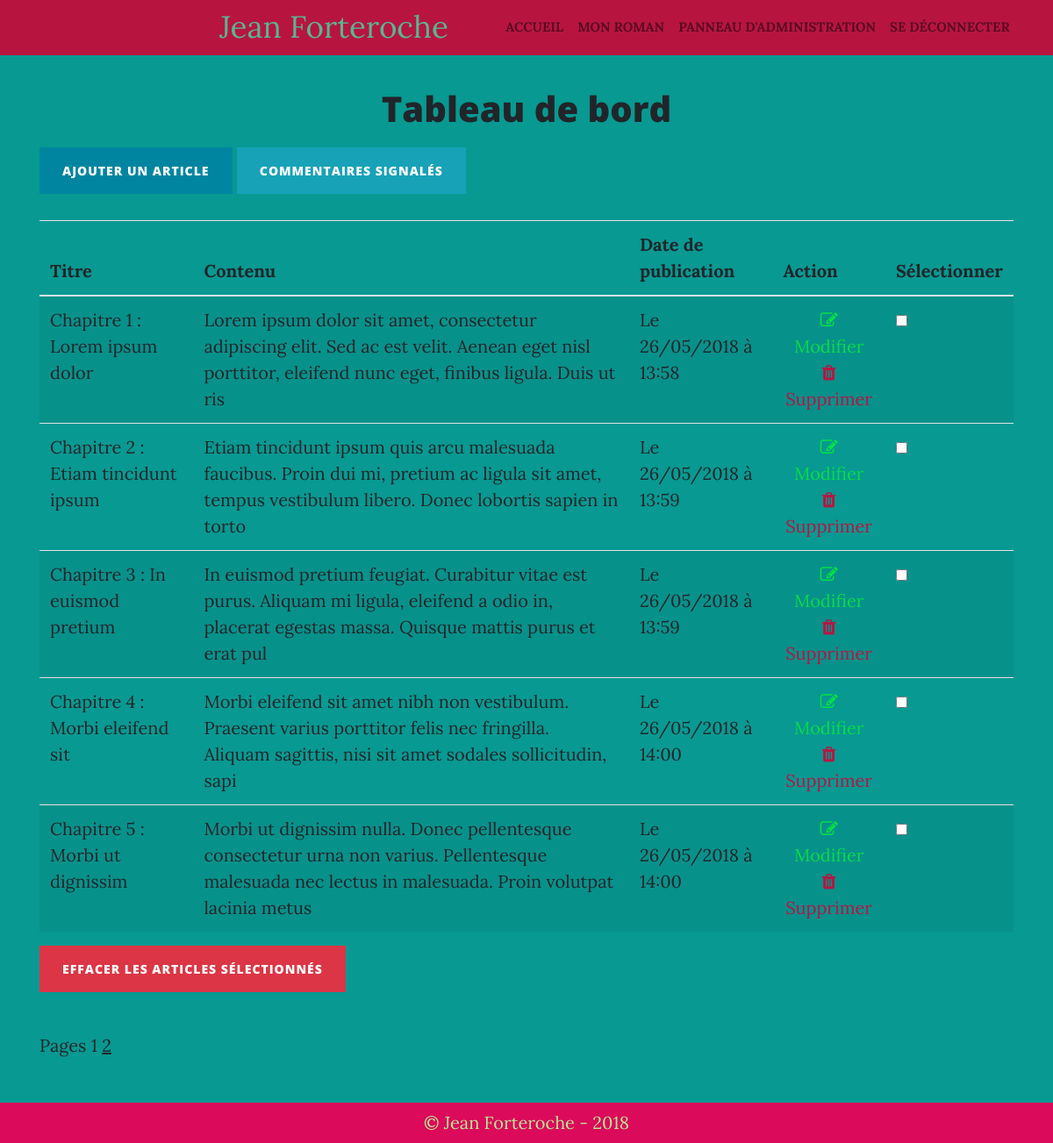
/index.php?access=admin&interface=dashboard (signed in), run on the app's committed database.
### tables this page shows
CREATE TABLE `posts` (
  `id` int(11) NOT NULL,
  `title` text NOT NULL,
  `content` text NOT NULL,
  `creation_date` datetime NOT NULL
);

### App/Models/PostManager.php (called while the page is built, shortened)
<?php
class PostManager extends Manager
{
	public function getNumberOfPosts()
	{
		$db = $this->dbConnect();
		$query = $db->query('SELECT * FROM posts');
		$numberOfPosts = $query->rowCount();
		return $numberOfPosts;
	}
	public function getPostsPreviews($depart, $postsPerPage)
	{
		$db = $this->dbConnect();
		$query = $db->prepare('SELECT id, LEFT(content, 150) as excerpt, DATE_FORMAT(creation_date, \'%d/%m/%Y à %H:%i\') as creation_date, title as title FROM posts LIMIT :depart, :postsPerPage');
		$query->bindValue(':depart', $depart, PDO::PARAM_INT);
		$query->bindValue(':postsPerPage', $postsPerPage, PDO::PARAM_INT);
		$query->execute();
		return $query;
	}
}

### App/Views/backend/adminListPostsView.php (the view, shortened to what this page needs)
	<div id="dashboard" class="container">
		<div class="row">
			<div class="col-12">
				<h1 class="text-center">Tableau de bord</h1>
				<div class="button-bord">
					<a href="index.php?access=admin&interface=createNewArticle" class="btn btn-primary">Ajouter un article</a>
					<a href="index.php?access=admin&interface=reported_comments" class="btn btn-info">Commentaires signalés</a><br>
                </div>
				<div class="table-responsive">
					<table class="table table-striped custab">
						<thead>
							<tr>
								<th scope="col">Titre</th>
								<th scope="col">Contenu</th>
								<th scope="col">Date de publication</th>
								<th scope="col">Action</th>
								<th scope="col">Sélectionner</th>
							</tr>
						</thead>
						<tbody>
							<form method="POST" action="index.php?access=admin&interface=delete_post">
							<?php
							while($post = $posts->fetch())
							{
								?>
								<tr class="tableline">
									<td scope="row"><a class="title-table-dashboard" href="index.php?action=post&id=<?=$post['id']?>"><?= strip_tags($post['title']); ?></a></td>
									<td scope="row"><?= strip_tags($post['excerpt']); ?></td>
									<td scope="row">Le <?= $post['creation_date']; ?></td>
									<td class="text-center"><a class="editgreenlink" href="index.php?access=admin&interface=edit&id=<?= $post['id'] ?>"><i class="fa fa-pencil-square-o" aria-hidden="true"></i> Modifier</a><br><a class="deletelink"href="index.php?access=admin&interface=delete&id=<?= $post['id'] ?>"><i class="fa fa-trash " aria-hidden="true"></i> Supprimer</a></td>
									<td scope="row"><input type="checkbox" name="checked_post_id[]" value="<?= $post['id']; ?>"></td>
								</tr>
								<?php
							}
							?>
						<br/>
						</tbody>
					</table>
								<input type="submit" value="Effacer les articles sélectionnés" class="btn btn-danger mb-3">
					<p>Pages
						<?php
						for ($i=1; $i < $nombreDePages; $i++) {
							if($i == $pageCourante)
							{
								echo $i;
							}
							else
							{
								?>
							<a href="index.php?access=admin&interface=dashboard&page=<?= $i ?>"><?= $i ?></a>
							<?php
							}
						}
						?>
					</p>
				</div>
			</div>
		</div>
	</div>
	<?php
	require('templateAdmin.php');
?>

### public/css/styles.css (style rules this page uses)
body { font-size: 20px; color: #212529; font-family: 'Lora', 'Times New Roman', serif; background-color: #079992; }
p { line-height: 1.5; margin: 30px 0; }
p a { text-decoration: underline; }
h1, h2, h3, h4, h5, h6 { font-weight: 800; font-family: 'Open Sans', 'Helvetica Neue', Helvetica, Arial, sans-serif; }
.button-bord { margin-top: 20px; }
.editgreenlink { color: #05dd47; }
.deletelink { color: #b71540; }
i.fa.fa-pencil-square-o { color: #00E640; }
i.fa.fa-trash { color: #b71540; }
a { color: #212529; -webkit-transition: all 0.2s; -moz-transition: all 0.2s; transition: all 0.2s; }
.btn { font-size: 14px; font-weight: 800; padding: 15px 25px; letter-spacing: 1px; text-transform: uppercase; border-radius: 0; font-family: 'Open Sans', 'Helvetica Neue', Helvetica, Arial, sans-serif; }
.btn-primary { background-color: #0085A1; border-color: #0085A1; }
.title-table-dashboard { text-decoration: none; }

### data on the page
posts: title "Chapitre 1 : Lorem ipsum dolor", excerpt "Lorem ipsum dolor sit amet, consectetur adipiscing elit. Sed ac est velit. Aenean eget nisl porttitor, eleifend nunc eget, finibus ligula. Duis ut ris", creation_date "26/05/2018 à 13:58"
posts: title "Chapitre 2 : Etiam tincidunt ipsum", excerpt "Etiam tincidunt ipsum quis arcu malesuada faucibus. Proin dui mi, pretium ac ligula sit amet, tempus vestibulum libero. Donec lobortis sapien in torto", creation_date "26/05/2018 à 13:59"
posts: title "Chapitre 3 : In euismod pretium", excerpt "In euismod pretium feugiat. Curabitur vitae est purus. Aliquam mi ligula, eleifend a odio in, placerat egestas massa. Quisque mattis purus et erat pul", creation_date "26/05/2018 à 13:59"
posts: title "Chapitre 4 : Morbi eleifend sit", excerpt "Morbi eleifend sit amet nibh non vestibulum. Praesent varius porttitor felis nec fringilla. Aliquam sagittis, nisi sit amet sodales sollicitudin, sapi", creation_date "26/05/2018 à 14:00"
posts: title "Chapitre 5 : Morbi ut dignissim", excerpt "Morbi ut dignissim nulla. Donec pellentesque consectetur urna non varius. Pellentesque malesuada nec lectus in malesuada. Proin volutpat lacinia metus", creation_date "26/05/2018 à 14:00"
